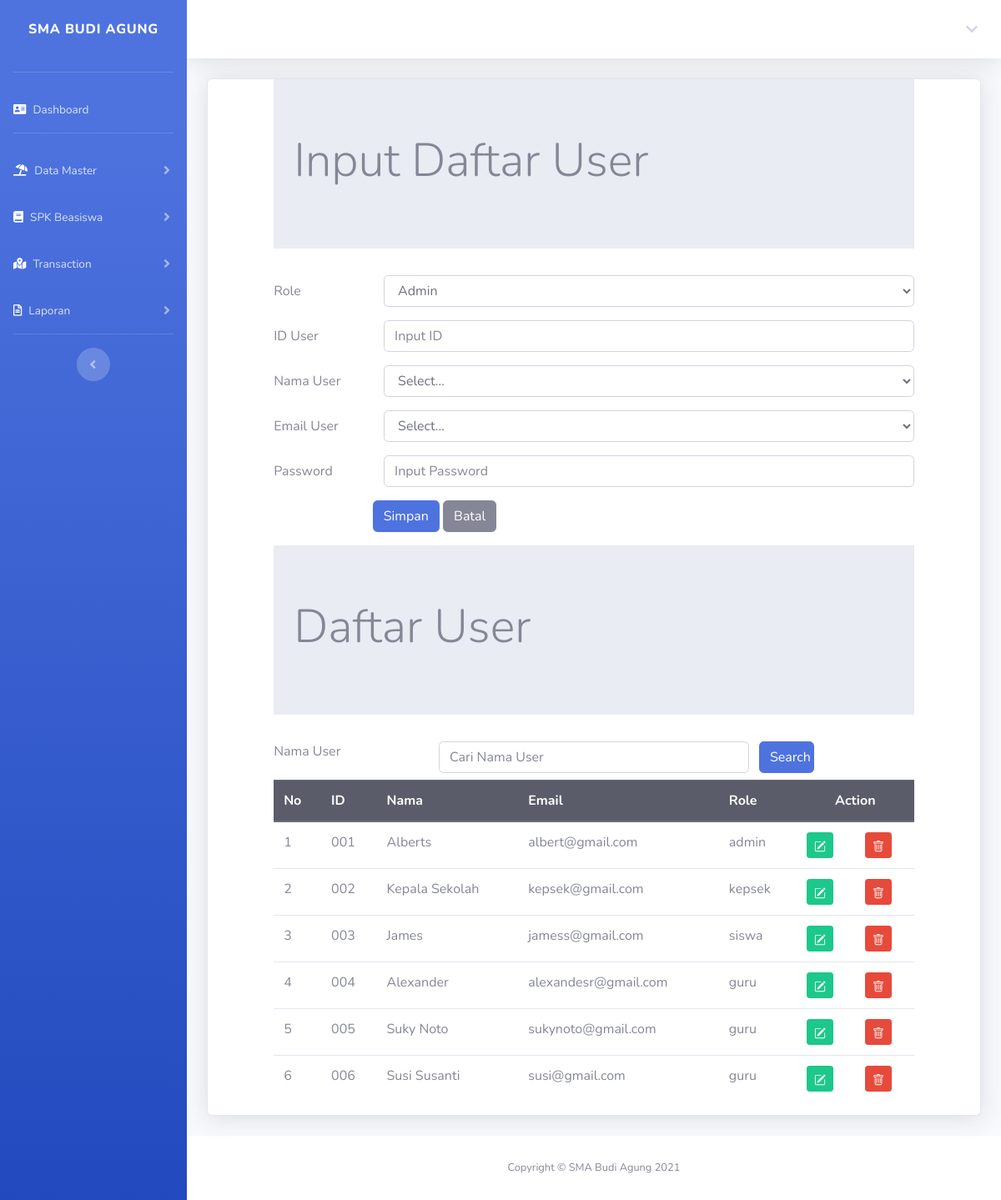
/admininput.php?inputrole=admin (signed in), run on the app's committed database.
### tables this page shows
CREATE TABLE `akun_user` (
  `id` int(11) NOT NULL,
  `kode_user` varchar(10) NOT NULL,
  `nama_user` varchar(100) NOT NULL,
  `email_user` varchar(100) NOT NULL,
  `password_user` varchar(100) NOT NULL,
  `role_user` varchar(100) NOT NULL
);

### admininput.php (the view, shortened to what this page needs)
<!DOCTYPE html>
<?php
include "includes/config.php";
?> <h1>Anda Harus Mengisi Data</h1>
<?php
if (isset($_GET['inputrole'])) {
  $query = mysqli_query($connection, "SELECT * FROM " . $_GET['inputrole'] . "");
}
?>
<html lang="en">
<head>
  <link rel="stylesheet" type="text/css" href="css/bootstrap.min.css">
</head>
<?php include "header.php"; ?>
<div class="container-fluid">
  <div class="card shadow mb-4">
    <body>
      <div class="row">
        <div class="col-sm-1">
        </div>
        <div class="col-sm-10">
          <div class="jumbotron jumbotron-fluid">
            <div class="container">
              <h1 class="display-4">Input Daftar User</h1>
            </div>
          </div>
          <form method="GET" id="roleForm">
            <div class="form-group row">
              <label for="admintelp" class="col-sm-2 col-form-label">Role</label>
              <div class="col-sm-10">
                <select class="form-control" required name="inputrole" id="role" onchange="submitRole()">
                  <option value="admin" <?= $_GET['inputrole'] == "admin" ? "selected" : ""; ?>>Admin</option>
                </select>
              </div>
            </div>
          </form>
          <form method="POST">
            <div class="form-group row">
              <label for="adminid" class="col-sm-2 col-form-label">ID User </label>
              <div class="col-sm-10">
                <input type="text" class="form-control" name="inputid" id="adminid" placeholder="Input ID " maxlength="6" required="">
              </div>
            </div>
            <div class="form-group row">
              <label for="adminnama" class="col-sm-2 col-form-label">Nama User</label>
              <div class="col-sm-10">
                <select class="form-control" required name="adminnama" id="adminnama">
                  <option value="">Select...</option>
                </select>
              </div>
            </div>
            <div class="form-group row">
              <label for="adminalamat" class="col-sm-2 col-form-label">Email User</label>
              <div class="col-sm-10">
                <select class="form-control" required name="inputEmail" id="inputEmail">
                  <option value="">Select...</option>
                </select>
              </div>
            </div>
            <div class="form-group row">
              <label for="admintelp" class="col-sm-2 col-form-label">Password </label>
              <div class="col-sm-10">
                <input type="password" class="form-control" name="inputpassword" id="admintelp" placeholder="Input Password ">
              </div>
            </div>
            <div class="col-sm-10">
              <div class="form-group row">
                <div class="col-sm-2">
                </div>
                <div class="col-sm-10">
                  <input type="submit" class="btn btn-primary" value="Simpan" name="simpan">
                  <input type="button" class="btn btn-secondary" value="Batal" name="batal">
                </div>
              </div>
          </form>
        </div>
      </div>
      <div class="jumbotron jumbotron-fluid">
        <div class="container">
          <h1 class="display-4">Daftar User</h1>
        </div>
      </div>
      <form method="POST">
        <div class="form-group row mb-2">
          <label for="search" class="col-sm-3">Nama User</label>
          <div class="col-sm-6">
            <input type="text" name="search" class="form-control" id="search" value="<?php if (isset($_POST['search'])) {
                                                                                        echo $_POST['search'];
                                                                                      } ?>" placeholder="Cari Nama User">
          </div>
          <input type="submit" name="kirim" class="col-sm-1 btn btn-primary" value="Search">
        </div>
      </form>
      <table class="table table success">
        <thead class="thead-dark">
          <tr>
            <th>No</th>
            <th>ID </th>
            <th>Nama </th>
            <th>Email </th>
            <th>Role</th>
            <th colspan="2" style="text-align: center">Action</th>
          </tr>
        </thead>
        <tbody>
          <?php
          if (isset($_POST["kirim"])) {
            $search = $_POST['search'];
            $query = mysqli_query($connection, "select * from akun_user
        where nama_user like '%" . $search . "%' order by kode_user asc");
          } else {
            $query = mysqli_query($connection, "select * from akun_user  order by kode_user asc");
          }
          $nomor = 1;
          while ($row = mysqli_fetch_array($query)) { ?>
            <tr>
              <td><?php echo $nomor; ?></td>
              <td><?php echo $row['kode_user']; ?></td>
              <td><?php echo $row['nama_user']; ?></td>
              <td><?php echo $row['email_user']; ?></td>
              <td><?php echo $row['role_user']; ?></td>
              <td>
                <a href="adminedit.php?ubah=<?php echo $row["id"] ?>" class="btn btn-success btn-sm" title="Edit">
                </a>
              </td>
              <td>
                <a href="adminhapus.php?hapus=<?php echo $row["id"] ?>" class="btn btn-danger btn-sm" title="Delete">
                </a>
              </td>
            </tr>
            <?php $nomor = $nomor + 1; ?>
          <?php } ?>
        </tbody>
      </table>
  </div>
  </body>
<?php include "footer.php"; ?>
</html>

### data on the page
akun_user: kode_user "001", nama_user "Alberts", email_user "albert@gmail.com", role_user "admin"
akun_user: kode_user "002", nama_user "Kepala Sekolah", email_user "kepsek@gmail.com", role_user "kepsek"
akun_user: kode_user "003", nama_user "James", email_user "jamess@gmail.com", role_user "siswa"
akun_user: kode_user "004", nama_user "Alexander", email_user "alexandesr@gmail.com", role_user "guru"
akun_user: kode_user "005", nama_user "Suky Noto", email_user "sukynoto@gmail.com", role_user "guru"
akun_user: kode_user "006", nama_user "Susi Susanti", email_user "susi@gmail.com", role_user "guru"
